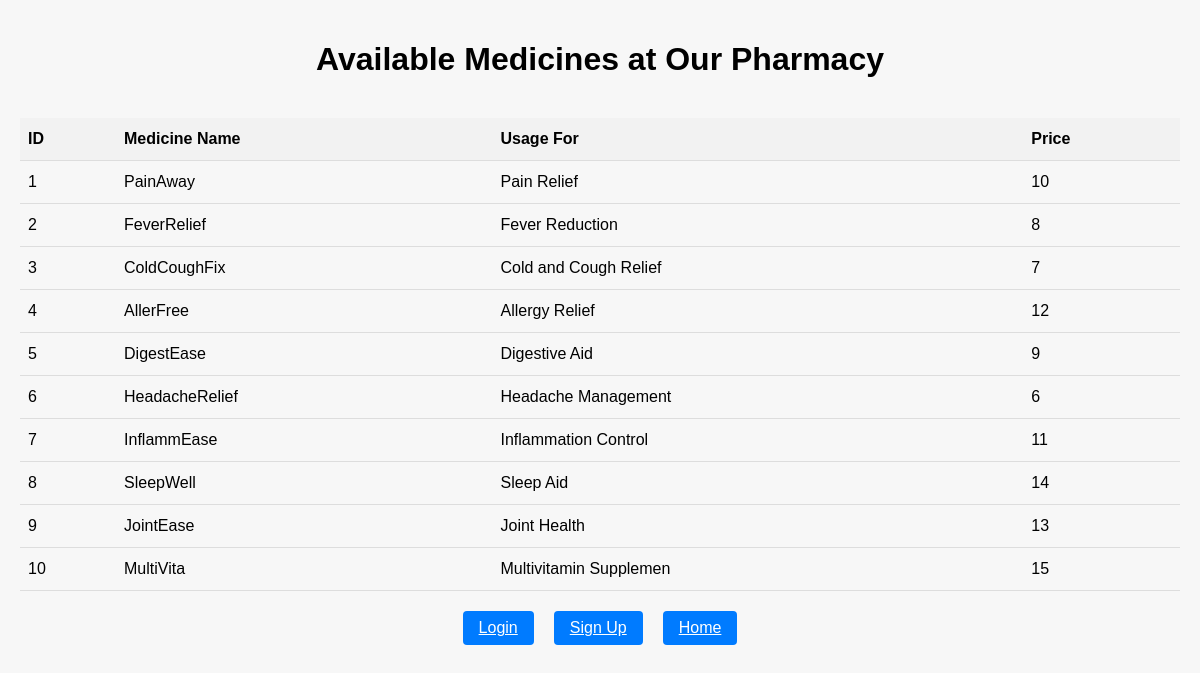
The app's page /medicine.php with its own data.
### tables this page shows
CREATE TABLE `tablets` (
  `id` int(22) NOT NULL,
  `name` varchar(22) NOT NULL,
  `usagefor` varchar(22) NOT NULL,
  `price` int(22) NOT NULL
);

### medicine.php (the view, shortened to what this page needs)
<?php
include('database.php');
$medicines = [];
$query = "SELECT * FROM tablets";
$result = mysqli_query($con, $query);
if ($result) {
    while ($row = mysqli_fetch_assoc($result)) {
        $medicines[] = $row;
    }
}
?>
<!DOCTYPE html>
<html lang="en">
<head>
</head>
<body>
<div id="container">
    <h1>Available Medicines at Our Pharmacy</h1>
    <table>
        <tr>
            <th>ID</th>
            <th>Medicine Name</th>
            <th>Usage For</th>
            <th>Price</th>
        </tr>
        <?php foreach ($medicines as $medicine): ?>
            <tr>
                <td><?php echo $medicine['id']; ?></td>
                <td><?php echo $medicine['name']; ?></td>
                <td><?php echo $medicine['usagefor']; ?></td>
                <td><?php echo $medicine['price']; ?></td>
            </tr>
        <?php endforeach; ?>
    </table>
    <div class="navigation-buttons">
        <a href="login.php" class="button">Login</a>
        <a href="signup.php" class="button">Sign Up</a>
        <a href="index.php" class="button">Home</a>
    </div>
</div>
</body>
</html>

### medicine.php (style rules this page uses)
body { font-family: Arial, sans-serif; margin: 0; padding: 0; background-color: #f7f7f7; }
#container { display: grid; grid-template-columns: 1fr; max-width: 1200px; margin: 0 auto; padding: 20px; }
h1 { text-align: center; margin-bottom: 20px; }
table { width: 100%; border-collapse: collapse; margin-top: 20px; }
th, td { padding: 12px 8px; text-align: left; border-bottom: 1px solid #ddd; }
th { background-color: #f2f2f2; }
.navigation-buttons { display: flex; justify-content: center; margin-top: 20px; }
.button { background-color: #007bff; color: #fff; border: none; border-radius: 4px; padding: 8px 16px; margin: 0 10px; cursor: pointer; transition: background-color 0.3s; }

### records on screen
tablets: id "1", name "PainAway", usagefor "Pain Relief", price "10"
tablets: id "2", name "FeverRelief", usagefor "Fever Reduction", price "8"
tablets: id "3", name "ColdCoughFix", usagefor "Cold and Cough Relief", price "7"
tablets: id "4", name "AllerFree", usagefor "Allergy Relief", price "12"
tablets: id "5", name "DigestEase", usagefor "Digestive Aid", price "9"
tablets: id "6", name "HeadacheRelief", usagefor "Headache Management", price "6"
tablets: id "7", name "InflammEase", usagefor "Inflammation Control", price "11"
tablets: id "8", name "SleepWell", usagefor "Sleep Aid", price "14"
tablets: id "9", name "JointEase", usagefor "Joint Health", price "13"
tablets: id "10", name "MultiVita", usagefor "Multivitamin Supplemen", price "15"
